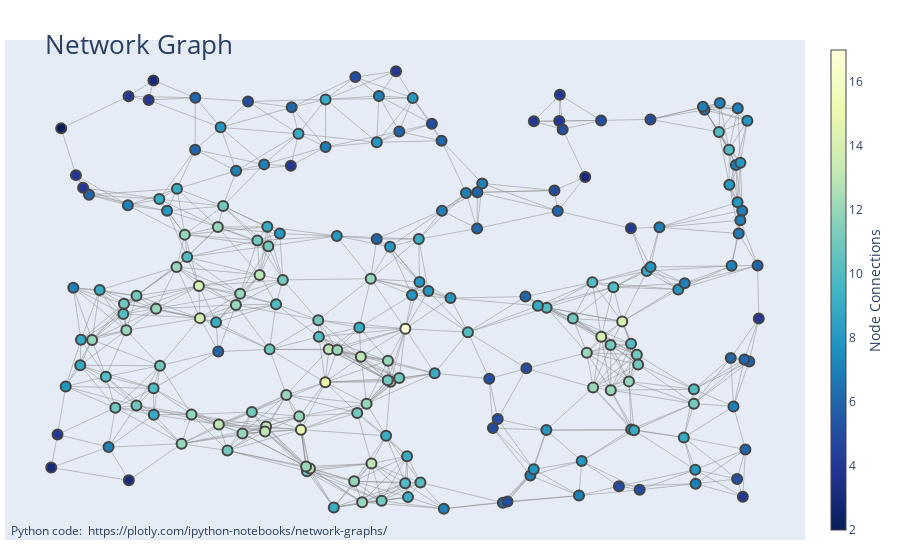

Notebook code for this chart:
### Markdown cell above
## Create Network Graph

### Code cell
plot = go.Figure(data=[edge_trace, node_trace],
                 layout=go.Layout(title='<br>Network Graph',
                                  titlefont_size=26,
                                  showlegend=False,
                                  hovermode='closest',
                                  margin=dict(b=20,l=5,r=5,t=40),
                                  annotations=[dict(text="Python code: <a href='https://plotly.com/ipython-notebooks/network-graphs/'> https://plotly.com/ipython-notebooks/network-graphs/</a>",
                                                    showarrow=False,
                                                    xref='paper',
                                                    yref='paper',
                                                    x=0.005,
                                                    y=-0.002)],
                                  xaxis=dict(showgrid=False, zeroline=False, showticklabels=False),
                                  yaxis=dict(showgrid=False, zeroline=False, showticklabels=False)))

plot.show()

### Figure 1 — Plotly figure (JSON) as saved in the notebook; plotly's stock layout.template omitted (floating-point values rounded to 4 significant figures; data arrays with more than 128 entries replaced by an {"elided": "..."} marker saying what was removed)
{"data": [{"hoverinfo": "none", "line": {"color": "#888", "width": 0.5}, "mode": "lines", "type": "scatter", "x": {"elided": "2586 float values"}, "y": {"elided": "2586 float values"}}, {"hoverinfo": "text", "marker": {"color": {"elided": "200 int values"}, "colorbar": {"thickness": 15, "title": {"side": "right", "text": "Node Connections"}, "xanchor": "left"}, "colorscale": [[0, "rgb(255,255,217)"], [0.125, "rgb(237,248,177)"], [0.25, "rgb(199,233,180)"], [0.375, "rgb(127,205,187)"], [0.5, "rgb(65,182,196)"], [0.625, "rgb(29,145,192)"], [0.75, "rgb(34,94,168)"], [0.875, "rgb(37,52,148)"], [1, "rgb(8,29,88)"]], "line": {"width": 2}, "reversescale": true, "showscale": true, "size": 10}, "mode": "markers", "text": {"elided": "200 str values"}, "type": "scatter", "x": {"elided": "200 float values"}, "y": {"elided": "200 float values"}}], "layout": {"annotations": [{"showarrow": false, "text": "Python code: <a href='https://plotly.com/ipython-notebooks/network-graphs/'> https://plotly.com/ipython-notebooks/network-graphs/</a>", "x": 0.005, "xref": "paper", "y": -0.002, "yref": "paper"}], "hovermode": "closest", "margin": {"b": 20, "l": 5, "r": 5, "t": 40}, "showlegend": false, "title": {"font": {"size": 26}, "text": "<br>Network Graph"}, "xaxis": {"showgrid": false, "showticklabels": false, "zeroline": false}, "yaxis": {"showgrid": false, "showticklabels": false, "zeroline": false}}}
